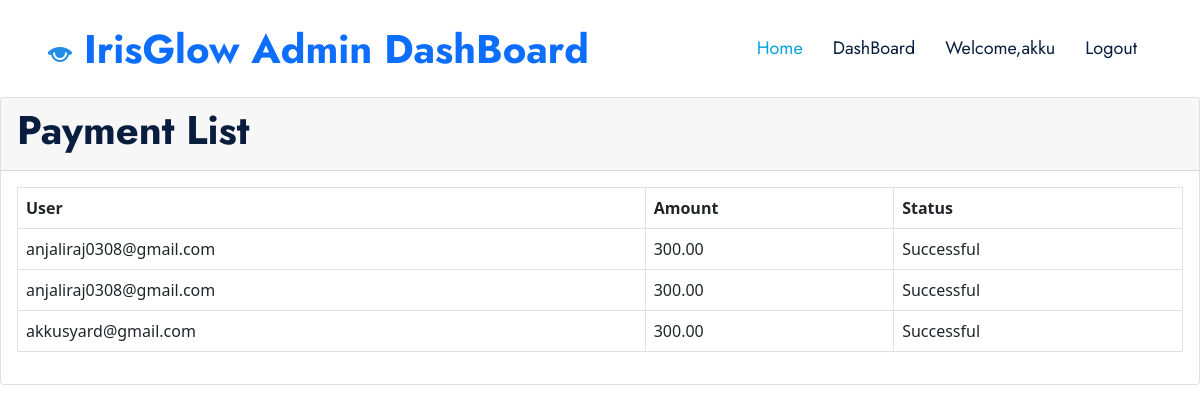
The app's page /payment-list/ (signed in) with its own data.
### IrisGlowApp/models.py (models this page shows, shortened)
class CustomUser(AbstractUser):
    PATIENT = 1
    DOCTOR = 2
    SPECTS = 3
    ADMIN = 4
    ROLE_CHOICE = (
        (PATIENT, 'Patient'),
        (DOCTOR, 'Doctor'),
        (SPECTS, 'Spects'),
        (ADMIN,'Admin'),
    )
    username=None
    first_name = models.CharField(max_length=50)
    last_name = models.CharField(max_length=50)
    USERNAME_FIELD = 'email'
    email = models.EmailField(max_length=100, unique=True)
    phone = models.CharField(max_length=12, blank=True)
    password = models.CharField(max_length=128)
    role = models.PositiveSmallIntegerField(choices=ROLE_CHOICE, blank=True, null=True,default='1')
    is_admin = models.BooleanField(default=False)
    is_staff = models.BooleanField(default=False)
    is_active = models.BooleanField(default=True)
    is_superadmin = models.BooleanField(default=False)
    REQUIRED_FIELDS = ['first_name','last_name', 'phone']
    objects = UserManager()

### DoctorApp/models.py (models this page shows, shortened)
class Payment(models.Model):
    class PaymentStatusChoices(models.TextChoices):
        PENDING = 'pending', 'Pending'
        SUCCESSFUL = 'successful', 'Successful'
        FAILED = 'failed', 'Failed'
    user = models.ForeignKey(CustomUser, on_delete=models.CASCADE)  # Link the payment to a user
    razorpay_order_id = models.CharField(max_length=255)  # Razorpay order ID
    payment_id = models.CharField(max_length=255)  # Razorpay payment ID
    amount = models.DecimalField(max_digits=8, decimal_places=2)  # Amount paid
    currency = models.CharField(max_length=5)  # Currency code (e.g., "INR")
    timestamp = models.DateTimeField(auto_now_add=True)  # Timestamp of the payment
    payment_status = models.CharField(max_length=20, choices=PaymentStatusChoices.choices, default=PaymentStatusChoices.PENDING)
    appointment = models.ForeignKey(Appointments, on_delete=models.CASCADE)
    class Meta:
        ordering = ['-timestamp']

### IrisGlowApp/views.py (the view)
# urls.py: path('payment-list/', payment_list, name='payment-list'),
@login_required
def payment_list(request):
    payments = Payment.objects.all()
    context = {'payments': payments}
    return render(request, 'payment_list.html', context)

### template/payment_list.html (shortened to what this page needs)
{% load static %}
<!DOCTYPE html>
<html lang="en">
<head>
    <link href="https://cdnjs.cloudflare.com/ajax/libs/font-awesome/5.10.0/css/all.min.css" rel="stylesheet">
    <link href="https://cdn.jsdelivr.net/npm/bootstrap-icons@1.4.1/font/bootstrap-icons.css" rel="stylesheet">
    <link href="{% static 'lib/owlcarousel/assets/owl.carousel.min.css' %}" rel="stylesheet">
    <link href="{% static 'lib/animate/animate.min.css' %}" rel="stylesheet">
    <link href="{% static 'lib/tempusdominus/css/tempusdominus-bootstrap-4.min.css' %}" rel="stylesheet" />
    <link href="{% static 'lib/twentytwenty/twentytwenty.css' %}" rel="stylesheet" />
    <link href="{% static 'css/bootstrap.min.css' %}" rel="stylesheet" />
    <link href="https://cdn.jsdelivr.net/npm/bootstrap@5.0.0/dist/css/bootstrap.min.css" rel="stylesheet">
    <link href="{% static 'css/style.css' %}" rel="stylesheet" />
</head>
<body>
    <nav class="navbar navbar-expand-lg bg-white navbar-light shadow-sm px-5 py-3 py-lg-0">
        <a href="index.html" class="navbar-brand p-0">
            <h1 class="m-0 text-primary">
                <img src="{% static 'img/img1.png' %}">
              IrisGlow Admin DashBoard</h1>
        </a>
                {% if user.is_staff %}
                <div class="collapse navbar-collapse ms-5 mr-5 justify-content-end" id="navbarCollapse">
                    <div class="navbar-nav ms-5 mr-5 py-0 justify-content-end">
                        <a href="{% url 'admindashboard' %}" class="nav-item nav-link active">Home</a>
                        <a href="{% url 'admin:index' %}" class="nav-item nav-link ">DashBoard</a>
                        <a href="" class="nav-item nav-link "><span>Welcome,{{user.first_name}}</span></a>
                        <a href="{% url 'logout' %}" class="nav-item nav-link ">Logout</a>
                    </div>
                </div>
                    {% endif %}
            </nav>
<div class="card">
    <div class="card-header">
        <h1 class="card-title">Payment List</h1>
    </div>
    <div class="card-body">
        <div class="table-responsive">
            <table class="table table-bordered table-hover">
                <thead>
                    <tr>
                        <th>User</th>
                        <th>Amount</th>
                        <th>Status</th>
                    </tr>
                </thead>
                <tbody>
                    {% for payment in payments %}
                        <tr>
                            <td>{{ payment.user }}</td>
                            <td>{{ payment.amount }}</td>
                            <td>{{ payment.get_payment_status_display }}</td>
                        </tr>
                    {% endfor %}
                </tbody>
            </table>
        </div>
    </div>
</div>

### static/css/style.css (style rules this page uses)
:root { --primary: #06A3DA; --secondary: #F57E57; --light: #EEF9FF; --dark: #091E3E; }
h1, h2, .font-weight-bold { font-weight: 700 !important; }
.navbar-light .navbar-nav .nav-link { font-family: 'Jost', sans-serif; padding: 35px 15px; font-size: 18px; color: var(--dark); outline: none; transition: .5s; }
.navbar-light .navbar-nav .nav-link:hover, .navbar-light .navbar-nav .nav-link.active { color: var(--primary); }

### records on screen
CustomUser: first_name "akku"
Payment: user "anjaliraj0308@gmail.com", amount "300.00", payment_status "Successful"
Payment: user "anjaliraj0308@gmail.com", amount "300.00", payment_status "Successful"
Payment: user "akkusyard@gmail.com", amount "300.00", payment_status "Successful"
